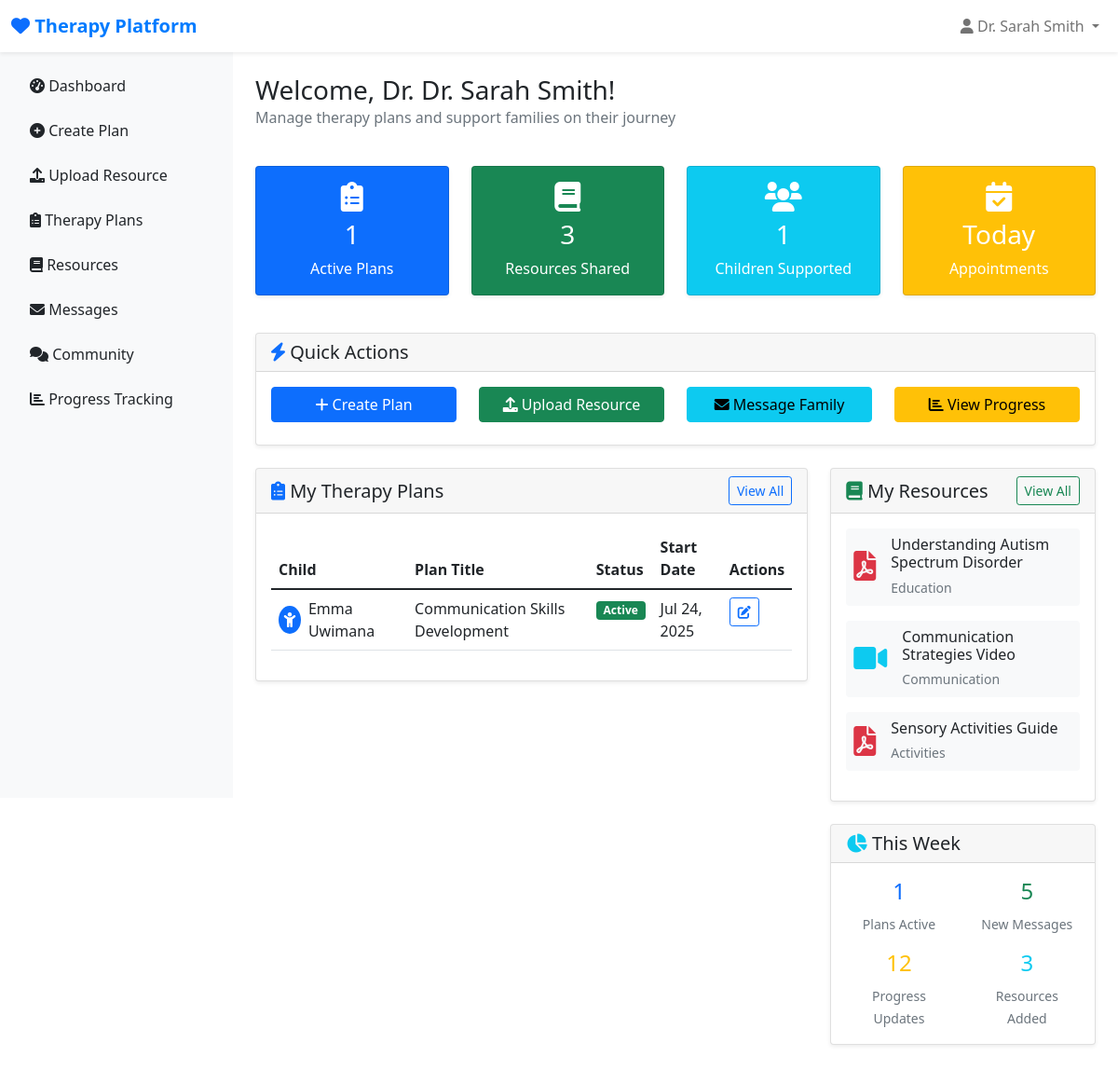
Page /dashboard (signed in) on the committed database.
### app.py (models this page shows)
class User(UserMixin, db.Model):
    id = db.Column(db.Integer, primary_key=True)
    username = db.Column(db.String(80), unique=True, nullable=False)
    email = db.Column(db.String(120), unique=True, nullable=False)
    password_hash = db.Column(db.String(120), nullable=False)
    role = db.Column(db.String(20), nullable=False)  # caregiver, therapist, admin
    full_name = db.Column(db.String(100), nullable=False)
    phone = db.Column(db.String(20))
    created_at = db.Column(db.DateTime, default=datetime.utcnow)
    is_active = db.Column(db.Boolean, default=True)
    therapy_plans = db.relationship('TherapyPlan', backref='therapist', lazy=True, foreign_keys='TherapyPlan.therapist_id')
    children = db.relationship('Child', backref='caregiver', lazy=True)
    messages_sent = db.relationship('Message', backref='sender', lazy=True, foreign_keys='Message.sender_id')
    forum_posts = db.relationship('ForumPost', backref='author', lazy=True)

class TherapyPlan(db.Model):
    id = db.Column(db.Integer, primary_key=True)
    title = db.Column(db.String(200), nullable=False)
    description = db.Column(db.Text)
    child_id = db.Column(db.Integer, db.ForeignKey('child.id'), nullable=False)
    therapist_id = db.Column(db.Integer, db.ForeignKey('user.id'), nullable=False)
    start_date = db.Column(db.Date)
    end_date = db.Column(db.Date)
    status = db.Column(db.String(20), default='active')  # active, completed, paused
    created_at = db.Column(db.DateTime, default=datetime.utcnow)
    activities = db.relationship('Activity', backref='therapy_plan', lazy=True)

class Child(db.Model):
    id = db.Column(db.Integer, primary_key=True)
    name = db.Column(db.String(100), nullable=False)
    age = db.Column(db.Integer)
    diagnosis = db.Column(db.String(200))
    caregiver_id = db.Column(db.Integer, db.ForeignKey('user.id'), nullable=False)
    created_at = db.Column(db.DateTime, default=datetime.utcnow)
    therapy_plans = db.relationship('TherapyPlan', backref='child', lazy=True)
    progress_logs = db.relationship('ProgressLog', backref='child', lazy=True)

class Resource(db.Model):
    id = db.Column(db.Integer, primary_key=True)
    title = db.Column(db.String(200), nullable=False)
    description = db.Column(db.Text)
    file_path = db.Column(db.String(300))
    file_type = db.Column(db.String(50))  # video, pdf, image, article
    uploaded_by = db.Column(db.Integer, db.ForeignKey('user.id'), nullable=False)
    category = db.Column(db.String(100))
    is_approved = db.Column(db.Boolean, default=False)
    created_at = db.Column(db.DateTime, default=datetime.utcnow)

### app.py (the view, shortened to what this page needs)
@app.route('/dashboard')
@login_required
def dashboard():
    if current_user.role == 'caregiver':
        children = Child.query.filter_by(caregiver_id=current_user.id).all()
        recent_logs = ProgressLog.query.filter(
            ProgressLog.child_id.in_([child.id for child in children])
        ).order_by(ProgressLog.created_at.desc()).limit(5).all()
        return render_template('dashboard_caregiver.html', children=children, recent_logs=recent_logs)
    elif current_user.role == 'therapist':
        therapy_plans = TherapyPlan.query.filter_by(therapist_id=current_user.id).all()
        resources = Resource.query.filter_by(uploaded_by=current_user.id).all()
        return render_template('dashboard_therapist.html', therapy_plans=therapy_plans, resources=resources)
    return render_template('dashboard.html')

### templates/dashboard_therapist.html (shortened to what this page needs)
{% extends "base.html" %}
{% block content %}
<div class="row mb-4">
    <div class="col-12">
        <h1 class="h3 mb-0">Welcome, Dr. {{ current_user.full_name }}!</h1>
        <p class="text-muted">Manage therapy plans and support families on their journey</p>
    </div>
</div>
<div class="row mb-4">
    <div class="col-md-3 mb-3">
        <div class="card bg-primary text-white">
            <div class="card-body text-center">
                <i class="fas fa-clipboard-list fa-2x mb-2"></i>
                <h3>{{ therapy_plans|length }}</h3>
                <p class="mb-0">Active Plans</p>
            </div>
        </div>
    </div>
    <div class="col-md-3 mb-3">
        <div class="card bg-success text-white">
            <div class="card-body text-center">
                <i class="fas fa-book fa-2x mb-2"></i>
                <h3>{{ resources|length }}</h3>
                <p class="mb-0">Resources Shared</p>
            </div>
        </div>
    </div>
    <div class="col-md-3 mb-3">
        <div class="card bg-info text-white">
            <div class="card-body text-center">
                <i class="fas fa-users fa-2x mb-2"></i>
                <h3>{{ therapy_plans|map(attribute='child')|list|length }}</h3>
                <p class="mb-0">Children Supported</p>
            </div>
        </div>
    </div>
    <div class="col-md-3 mb-3">
        <div class="card bg-warning text-white">
            <div class="card-body text-center">
                <i class="fas fa-calendar-check fa-2x mb-2"></i>
                <h3>Today</h3>
                <p class="mb-0">Appointments</p>
            </div>
        </div>
    </div>
</div>
<div class="row mb-4">
    <div class="col-12">
        <div class="card">
            <div class="card-header">
                <h5 class="card-title mb-0">
                    <i class="fas fa-bolt text-primary"></i> Quick Actions
                </h5>
            </div>
            <div class="card-body">
                <div class="row">
                    <div class="col-md-3 mb-2">
                        <a href="{{ url_for('create_therapy_plan') }}" class="btn btn-primary w-100">
                            <i class="fas fa-plus"></i> Create Plan
                        </a>
                    </div>
                    <div class="col-md-3 mb-2">
                        <a href="{{ url_for('upload_resource') }}" class="btn btn-success w-100">
                            <i class="fas fa-upload"></i> Upload Resource
                        </a>
                    </div>
                    <div class="col-md-3 mb-2">
                        <a href="{{ url_for('send_message') }}" class="btn btn-info w-100">
                            <i class="fas fa-envelope"></i> Message Family
                        </a>
                    </div>
                    <div class="col-md-3 mb-2">
                        <a href="{{ url_for('progress') }}" class="btn btn-warning w-100">
                            <i class="fas fa-chart-bar"></i> View Progress
                        </a>
                    </div>
                </div>
            </div>
        </div>
    </div>
</div>
<div class="row">
    <div class="col-md-8 mb-4">
        <div class="card">
            <div class="card-header d-flex justify-content-between align-items-center">
                <h5 class="card-title mb-0">
                    <i class="fas fa-clipboard-list text-primary"></i> My Therapy Plans
                </h5>
                <a href="{{ url_for('therapy_plans') }}" class="btn btn-sm btn-outline-primary">View All</a>
            </div>
            <div class="card-body">
                {% if therapy_plans %}
                    <div class="table-responsive">
                        <table class="table table-hover">
                            <thead>
                                <tr>
                                    <th>Child</th>
                                    <th>Plan Title</th>
                                    <th>Status</th>
                                    <th>Start Date</th>
                                    <th>Actions</th>
                                </tr>
                            </thead>
                            <tbody>
                                {% for plan in therapy_plans[:5] %}
                                <tr>
                                    <td>
                                        <div class="d-flex align-items-center">
                                            <div class="bg-primary rounded-circle d-flex align-items-center justify-content-center me-2"
                                                 style="width: 30px; height: 30px;">
                                                <i class="fas fa-child text-white"></i>
                                            </div>
                                            {{ plan.child.name }}
                                        </div>
                                    </td>
                                    <td>{{ plan.title }}</td>
                                    <td>
                                        <span class="badge bg-success">{{ plan.status.title() }}</span>
                                    </td>
                                    <td>{{ plan.start_date.strftime('%b %d, %Y') if plan.start_date else 'Not set' }}</td>
                                    <td>
                                        <button class="btn btn-sm btn-outline-primary">
                                            <i class="fas fa-edit"></i>
                                        </button>
                                    </td>
                                </tr>
                                {% endfor %}
                            </tbody>
                        </table>
                    </div>
                {% else %}
                    <div class="text-center text-muted py-4">
                        <i class="fas fa-clipboard-list fa-3x mb-3"></i>
                        <p>No therapy plans created yet.</p>
                        <a href="{{ url_for('create_therapy_plan') }}" class="btn btn-primary">Create Your First Plan</a>
                    </div>
                {% endif %}
            </div>
        </div>
    </div>
    <div class="col-md-4 mb-4">
        <div class="card">
            <div class="card-header d-flex justify-content-between align-items-center">
                <h5 class="card-title mb-0">
                    <i class="fas fa-book text-success"></i> My Resources
                </h5>
                <a href="{{ url_for('resources') }}" class="btn btn-sm btn-outline-success">View All</a>
            </div>
            <div class="card-body">
                {% if resources %}
                    {% for resource in resources[:3] %}
                    <div class="d-flex align-items-center mb-3 p-2 bg-light rounded">
                        <div class="me-3">
                            {% if resource.file_type == 'pdf' %}
                                <i class="fas fa-file-pdf text-danger fa-2x"></i>
                            {% elif resource.file_type == 'video' %}
                                <i class="fas fa-video text-info fa-2x"></i>
                            {% else %}
                                <i class="fas fa-file text-primary fa-2x"></i>
                            {% endif %}
                        </div>
                        <div class="flex-grow-1">
                            <h6 class="mb-1">{{ resource.title }}</h6>
                            <small class="text-muted">{{ resource.category }}</small>
                        </div>
                    </div>
                    {% endfor %}
                {% else %}
                    <div class="text-center text-muted py-4">
                        <i class="fas fa-upload fa-2x mb-3"></i>
                        <p>No resources uploaded yet.</p>
                        <a href="{{ url_for('upload_resource') }}" class="btn btn-success btn-sm">Upload Resource</a>
                    </div>
                {% endif %}
            </div>
        </div>
        <div class="card mt-4">
            <div class="card-header">
                <h5 class="card-title mb-0">
                    <i class="fas fa-chart-pie text-info"></i> This Week
                </h5>
            </div>
            <div class="card-body">
                <div class="row text-center">
                    <div class="col-6 mb-3">
                        <div class="h4 text-primary">{{ therapy_plans|length }}</div>
                        <small class="text-muted">Plans Active</small>
                    </div>
                    <div class="col-6 mb-3">
                        <div class="h4 text-success">5</div>
                        <small class="text-muted">New Messages</small>
                    </div>
                    <div class="col-6">
                        <div class="h4 text-warning">12</div>
                        <small class="text-muted">Progress Updates</small>
                    </div>
                    <div class="col-6">
                        <div class="h4 text-info">3</div>
                        <small class="text-muted">Resources Added</small>
                    </div>
                </div>
            </div>
        </div>
    </div>
</div>
{% endblock %}

### templates/base.html (shortened to what this page needs)
<!DOCTYPE html>
<html lang="en">
<head>
    <link href="https://cdn.jsdelivr.net/npm/bootstrap@5.1.3/dist/css/bootstrap.min.css" rel="stylesheet">
    <link href="https://cdnjs.cloudflare.com/ajax/libs/font-awesome/6.0.0/css/all.min.css" rel="stylesheet">
</head>
<body>
    <nav class="navbar navbar-expand-lg navbar-light bg-white shadow-sm fixed-top">
        <div class="container-fluid">
            <a class="navbar-brand" href="{{ url_for('dashboard') }}">
                <i class="fas fa-heart text-primary"></i> Therapy Platform
            </a>
            {% if current_user.is_authenticated %}
            <div class="collapse navbar-collapse" id="navbarNav">
                <ul class="navbar-nav ms-auto">
                    <li class="nav-item dropdown">
                        <a class="nav-link dropdown-toggle" href="#" id="navbarDropdown" role="button" data-bs-toggle="dropdown">
                            <i class="fas fa-user"></i> {{ current_user.full_name }}
                        </a>
                    </li>
                </ul>
            </div>
            {% endif %}
        </div>
    </nav>
    {% if current_user.is_authenticated %}
    <div class="sidebar position-fixed d-none d-md-block" id="sidebar" style="top: 56px; width: 250px; z-index: 1000;">
        <div class="p-3">
            <ul class="nav flex-column">
                <li class="nav-item mb-2">
                    <a class="nav-link text-dark" href="{{ url_for('dashboard') }}">
                        <i class="fas fa-tachometer-alt"></i> Dashboard
                    </a>
                </li>
                {% if current_user.role == 'therapist' %}
                <li class="nav-item mb-2">
                    <a class="nav-link text-dark" href="{{ url_for('create_therapy_plan') }}">
                        <i class="fas fa-plus-circle"></i> Create Plan
                    </a>
                </li>
                <li class="nav-item mb-2">
                    <a class="nav-link text-dark" href="{{ url_for('upload_resource') }}">
                        <i class="fas fa-upload"></i> Upload Resource
                    </a>
                </li>
                {% endif %}
                <li class="nav-item mb-2">
                    <a class="nav-link text-dark" href="{{ url_for('therapy_plans') }}">
                        <i class="fas fa-clipboard-list"></i> Therapy Plans
                    </a>
                </li>
                <li class="nav-item mb-2">
                    <a class="nav-link text-dark" href="{{ url_for('resources') }}">
                        <i class="fas fa-book"></i> Resources
                    </a>
                </li>
                <li class="nav-item mb-2">
                    <a class="nav-link text-dark" href="{{ url_for('messages') }}">
                        <i class="fas fa-envelope"></i> Messages
                    </a>
                </li>
                <li class="nav-item mb-2">
                    <a class="nav-link text-dark" href="{{ url_for('forum') }}">
                        <i class="fas fa-comments"></i> Community
                    </a>
                </li>
                <li class="nav-item mb-2">
                    <a class="nav-link text-dark" href="{{ url_for('progress') }}">
                        <i class="fas fa-chart-bar"></i> Progress Tracking
                    </a>
                </li>
            </ul>
        </div>
    </div>
    {% endif %}
    <div class="main-content" style="margin-top: 56px;">
        <div class="container-fluid p-4">
            {% block content %}{% endblock %}
        </div>
    </div>
</body>
</html>

### rows in the picture
User: full_name "Dr. Sarah Smith"
TherapyPlan: child.name "Emma Uwimana", title "Communication Skills Development", status "Active", start_date "Jul 24, 2025"
Resource: file_type "pdf" (drawn), title "Understanding Autism Spectrum Disorder", category "Education"
Resource: file_type "video" (drawn), title "Communication Strategies Video", category "Communication"
Resource: file_type "pdf" (drawn), title "Sensory Activities Guide", category "Activities"

### other values in the picture
{{ therapy_plans|length }} "1"
{{ resources|length }} "3"
{{ therapy_plans|map(attribute='child')|list|length }} "1"
